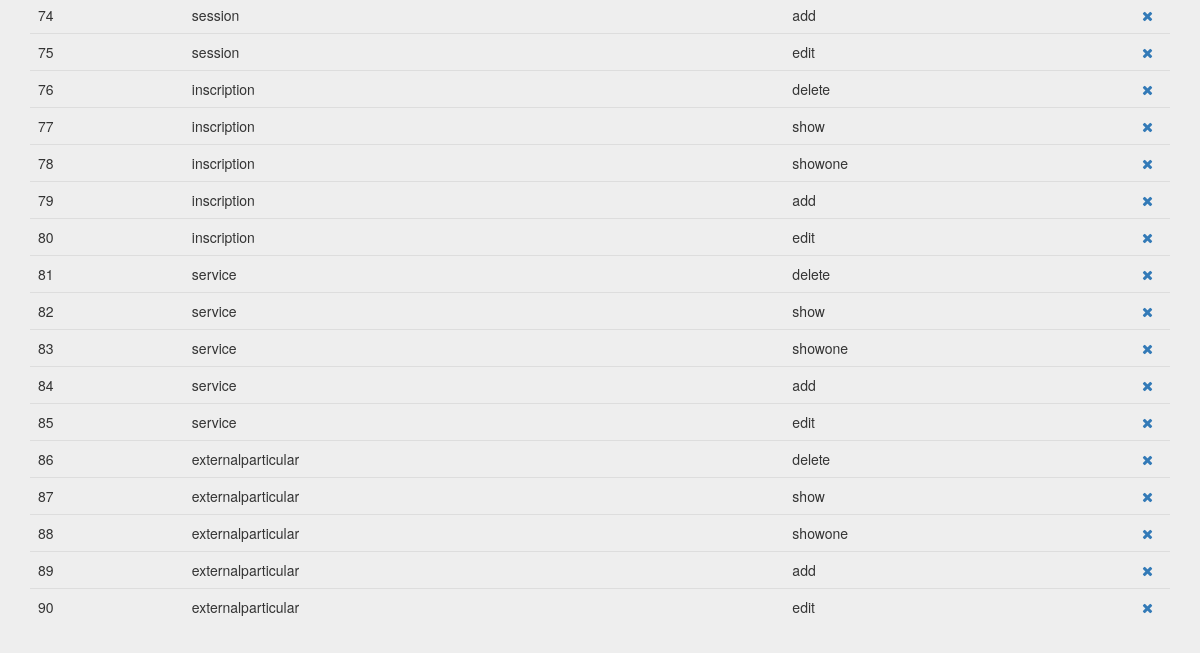
The app's page /index.php?controller=permission&action=show&orderby=id (signed in, lower part), older data.
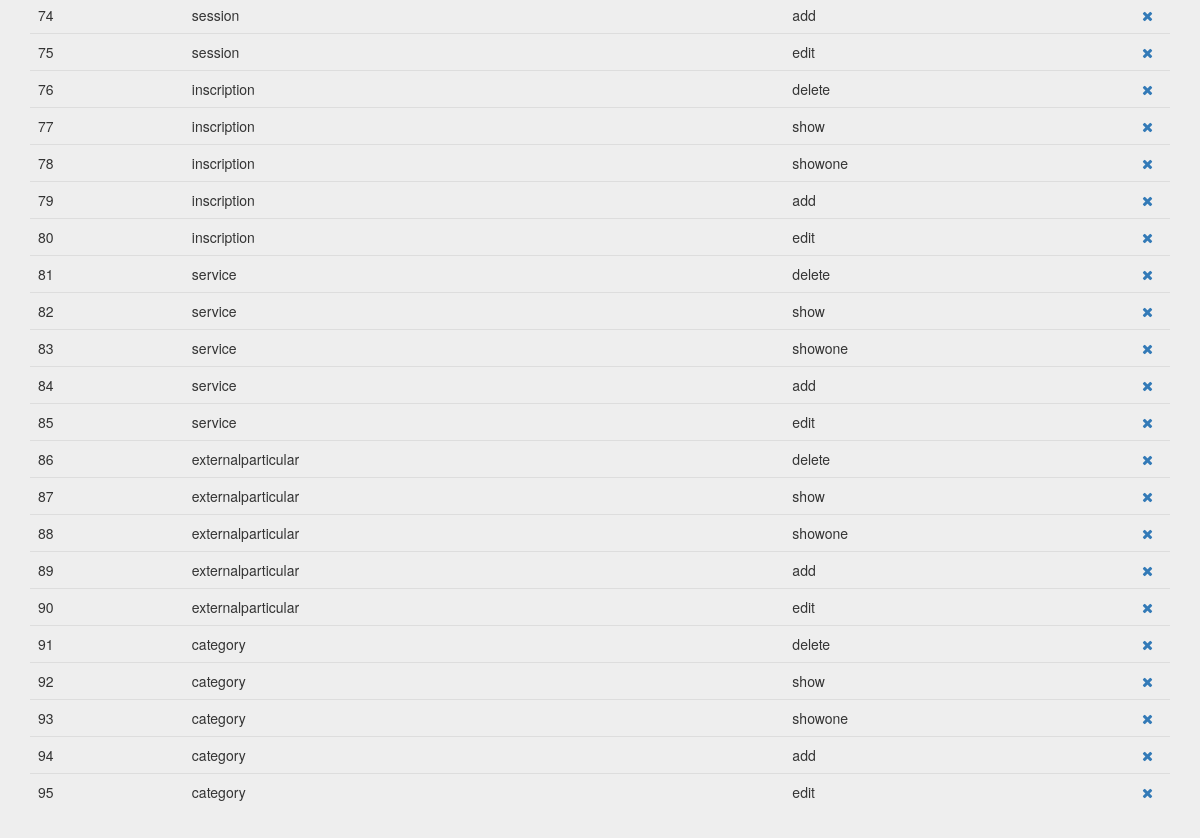
The same page, newer data.
### tables this page shows
create table `permission` (
`id` int(11) not null,
  `controller` varchar(25) not null,
  `action` varchar(25) not null
);

### core/ViewManager.php (called while the page is built, shortened)
<?php
class ViewManager {
    private $variables = array();
    public function setVariable($varname, $value, $flash=false) {
        $this->variables[$varname] = $value;
    }
    public function getVariable($varname, $default=NULL) {
        if (!isset($this->variables[$varname])) {
            return $default;
        }
        return $this->variables[$varname];
    }
    public function render($controller, $viewname) {
        include(__DIR__."/../Views/$controller/$viewname.php");
    }
    private static $viewmanager_singleton = NULL;
    public static function getInstance() {
        if (self::$viewmanager_singleton == null) {
            self::$viewmanager_singleton = new ViewManager();
        }
        return self::$viewmanager_singleton;
    }
}

### Controllers/PERMISSION_Controller.php (called while the page is built, shortened)
<?php
require_once(__DIR__."/../core/ViewManager.php");
require_once(__DIR__."/../Models/Permission.php");
require_once(__DIR__."/../Models/PERMISSION_Model.php");
class PERMISSION_Controller extends BaseController {
    private $controllerMapper;
    private $actionMapper;
    private $permissionMapper;
    public function __construct() {
        $this->controllerMapper = new CONTROLLER_Model();
        $this->actionMapper = new ACTION_Model();
        $this->permissionMapper = new PERMISSION_Model();
        $this->view->setLayout("default");
    }
    public function show(){
        $controllers = $this->controllerMapper->fetch_all();
        $actions = $this->actionMapper->fetch_all();
        if (isset($_GET["orderby"])) {
            $permissions = $this->permissionMapper->fetch_all($_GET["orderby"]);
        } else {
            $permissions = $this->permissionMapper->fetch_all();
        }
        $this->view->setVariable("permissions", $permissions);
        $this->view->setVariable("controllers", $controllers);
        $this->view->setVariable("actions", $actions);
        $this->view->render("permission", "PERMISSION_SHOW_Vista");
    }
}

### index.php (called while the page is built, shortened)
<?php
function run() {
    try{
        $controller = loadController($_GET["controller"]);
        $actionName = $_GET["action"];
        $controller->$actionName();
    } catch(Exception $ex) {
        die($ex->getMessage());
  }
}
function loadController($controllerName) {
    return new $controllerClassName();
}
run();
?>

### Models/Permission.php (called while the page is built, shortened)
<?php
class Permission {
    private $id;
    private $controller;
    private $action;
    public function __construct($id=NULL, $controller=NULL, $action=NULL) {
        $this->id = $id;
        $this->controller = $controller;
        $this->action = $action;
    }
    public function getID() {
        return $this->id;
    }
    public function getController() {
        return $this->controller;
    }
    public function getAction() {
        return $this->action;
    }
}

### Models/PERMISSION_Model.php (called while the page is built, shortened)
<?php
require_once(__DIR__."/../core/PDOConnection.php");
class PERMISSION_Model {
    private $db;
    public function __construct() {
        $this->db = PDOConnection::getInstance();
    }
    public function fetch_all($orderby = "controller"){
        $sql = $this->db->prepare("SELECT * FROM permission ORDER BY ".htmlspecialchars($orderby));
        $sql->execute();
        $permissions_db = $sql->fetchAll(PDO::FETCH_ASSOC);
        $permissions = array();
        foreach ($permissions_db as $permission) {
            array_push($permissions, new Permission($permission["id"], $permission["controller"], $permission["action"]));
        }
        return $permissions;
    }
}

### core/PDOConnection.php (called while the page is built)
<?php
class PDOConnection {
    private static $dbhost = "127.0.0.1";
    private static $dbname = "moovett";
    private static $dbuser = "moovett";
    private static $dbpass = "moovett";
    private static $db_singleton = null;
    public static function getInstance() {
        if (self::$db_singleton == null) {
            self::$db_singleton = new PDO(
                "mysql:host=".self::$dbhost.";dbname=".self::$dbname.";charset=utf8",
                self::$dbuser,
                self::$dbpass,
                array(
                    PDO::ATTR_EMULATE_PREPARES => false,
                    PDO::ATTR_ERRMODE => PDO::ERRMODE_EXCEPTION
                )
            );
        }
        return self::$db_singleton;
    }
}
?>

### Views/permission/PERMISSION_SHOW_Vista.php (the view, shortened to what this page needs)
<?php
require_once(__DIR__."/../../core/ViewManager.php");
$view = ViewManager::getInstance();
$view->setVariable("title", "Manage Permissions");
$permissions = $view->getVariable("permissions");
?>
<div class="jumbotron">
    <div class="container">
      </div>
      <div class="top-buffer">
      <table class="table">
      <tbody>
	  <?php foreach($permissions as $permission){ ?>
          <tr>
	      <td><?php echo $permission->getID(); ?></td>
          <td><?php echo $permission->getController(); ?></td>
          <td><?php echo $permission->getAction(); ?></td>
          <td>
              <a href="index.php?controller=permission&action=delete&amp;id=<?php echo $permission->getID();  ?>" role="button" data-toggle="modal"><i class="fa fa-times" aria-hidden="true"></i></a>
          </td>
        </tr>
	<?php } ?>
      </tbody>
</table>
    </div>
</div>

Row changes from the older to the newer data that the page shows:
added permission: id "91", controller "category", action "delete"
added permission: id "92", controller "category", action "show"
added permission: id "93", controller "category", action "showone"
added permission: id "94", controller "category", action "add"
added permission: id "95", controller "category", action "edit"
